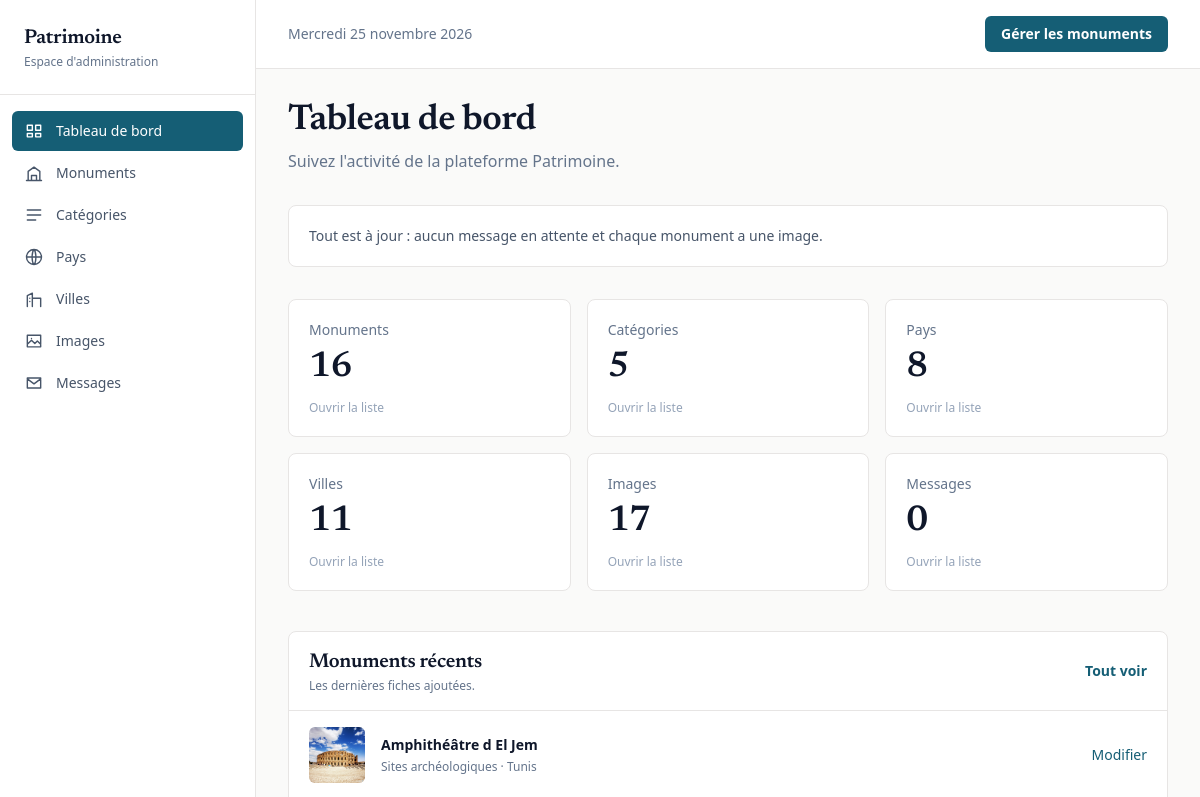
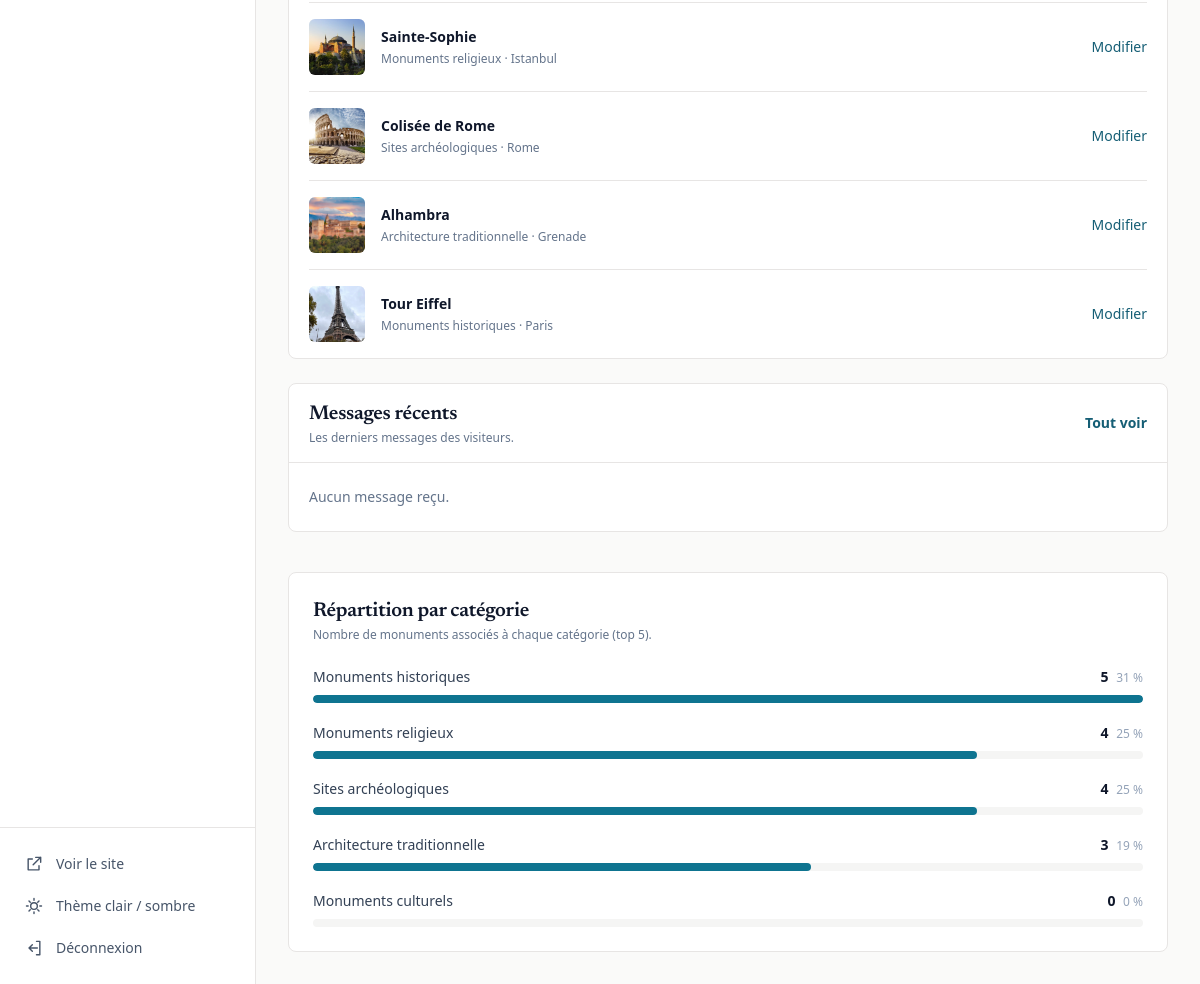
The page /admin/dashboard.php (signed in) on the database its author committed (2 pictures, top to bottom).
### tables this page shows
CREATE TABLE `monument` (
  `id` int(11) NOT NULL,
  `titre` varchar(150) NOT NULL,
  `description` text NOT NULL,
  `categorie_id` int(11) NOT NULL,
  `ville_id` int(11) NOT NULL
);

CREATE TABLE `categorie` (
  `id` int(11) NOT NULL,
  `nom` varchar(100) NOT NULL,
  `description` text DEFAULT NULL
);

CREATE TABLE `ville` (
  `id` int(11) NOT NULL,
  `nom` varchar(100) NOT NULL,
  `description` text DEFAULT NULL,
  `pays_id` int(11) NOT NULL
);

### admin/dashboard.php (the view, shortened to what the rows shown need)
<?php
if (!function_exists('h')) {
    function h($value) {
        return htmlspecialchars((string)$value, ENT_QUOTES, 'UTF-8');
    }
}
$monuments = mysqli_query(
    $conn,
    "SELECT
        m.id,
        m.titre,
        c.nom AS categorie,
        v.nom AS ville,
        (
            SELECT i.chemin
            FROM image i
            WHERE i.monument_id = m.id
            ORDER BY i.id DESC
            LIMIT 1
        ) AS image_principale
     FROM monument m
     LEFT JOIN categorie c ON c.id = m.categorie_id
     LEFT JOIN ville v ON v.id = m.ville_id
     ORDER BY m.id DESC
     LIMIT 5"
);
?>
<!DOCTYPE html>
<html lang="fr">
<head>
<script src="https://cdn.tailwindcss.com"></script>
</head>
<body class="bg-stone-50 dark:bg-slate-950">
<div class="admin flex min-h-screen">
    <main class="flex-1 min-w-0 pl-16 lg:pl-64">
        <div class="max-w-6xl mx-auto px-4 sm:px-8 py-8">
            <header class="mb-8">
                <h1 class="titre-serif text-3xl sm:text-4xl text-slate-900 dark:text-white">
                    Tableau de bord
                </h1>
            </header>
            <section class="grid grid-cols-1 xl:grid-cols-2 gap-6 mb-10">
                <div class="rounded-lg bg-white dark:bg-slate-900
                            border border-stone-200 dark:border-slate-800">
                    <div class="flex items-center justify-between gap-4 px-5 py-4
                                border-b border-stone-200 dark:border-slate-800">
                        <div>
                            <h2 class="titre-serif text-xl text-slate-900 dark:text-white">Monuments récents</h2>
                        </div>
                    </div>
                    <div class="px-5">
                        <?php if ($monuments && mysqli_num_rows($monuments) > 0): ?>
                            <ul class="divide-y divide-stone-200 dark:divide-slate-800">
                                <?php while ($monument = mysqli_fetch_assoc($monuments)): ?>
                                    <li class="flex items-center gap-4 py-4">
                                        <div class="w-14 h-14 shrink-0 rounded-md overflow-hidden
                                                    bg-stone-100 dark:bg-slate-800">
                                            <?php if (!empty($monument['image_principale'])): ?>
                                                <img src="../<?= h($monument['image_principale']) ?>"
                                                     alt="<?= h($monument['titre']) ?>"
                                                     class="w-full h-full object-cover" loading="lazy">
                                            <?php endif; ?>
                                        </div>
                                        <div class="min-w-0 flex-1">
                                            <p class="text-sm font-semibold truncate text-slate-900 dark:text-white">
                                                <?= h($monument['titre']) ?>
                                            </p>
                                            <p class="text-xs text-slate-500 dark:text-slate-400 mt-1 truncate">
                                                <?= h($monument['categorie'] ?? 'Sans catégorie') ?>
                                                ·
                                                <?= h($monument['ville'] ?? 'Ville inconnue') ?>
                                            </p>
                                        </div>
                                        <a href="monuments.php?modifier=<?= (int)$monument['id'] ?>"
                                           class="text-sm font-medium text-cyan-800 dark:text-cyan-400 hover:underline">
                                            Modifier
                                        </a>
                                    </li>
                                <?php endwhile; ?>
                            </ul>
                        <?php else: ?>
                            <p class="py-6 text-sm text-slate-500 dark:text-slate-400">
                                Aucun monument enregistré.
                            </p>
                        <?php endif; ?>
                    </div>
                </div>
                <div class="rounded-lg bg-white dark:bg-slate-900
                            border border-stone-200 dark:border-slate-800">
                    <div class="flex items-center justify-between gap-4 px-5 py-4
                                border-b border-stone-200 dark:border-slate-800">
                        <div>
                            <h2 class="titre-serif text-xl text-slate-900 dark:text-white">Messages récents</h2>
                        </div>
                    </div>
                </div>
            </section>
            <section class="rounded-lg bg-white dark:bg-slate-900
                            border border-stone-200 dark:border-slate-800 p-5 sm:p-6">
                <div class="mb-6">
                    <h2 class="titre-serif text-xl text-slate-900 dark:text-white">
                        Répartition par catégorie
                    </h2>
                </div>
            </section>
        </div>
    </main>
</div>
</body>
</html>

### rows shown on the page
monument: shows a picture, titre "Amphithéâtre d El Jem", categorie.nom "Sites archéologiques", ville.nom "Tunis"
monument: shows a picture, titre "Sainte-Sophie", categorie.nom "Monuments religieux", ville.nom "Istanbul"
monument: shows a picture, titre "Colisée de Rome", categorie.nom "Sites archéologiques", ville.nom "Rome"
monument: shows a picture, titre "Alhambra", categorie.nom "Architecture traditionnelle", ville.nom "Grenade"
monument: shows a picture, titre "Tour Eiffel", categorie.nom "Monuments historiques", ville.nom "Paris"

### other values the page prints
$libelle "Tableau de bord"
$libelle "Monuments"
$libelle "Catégories"
$libelle "Pays"
$libelle "Villes"
$libelle "Images"
$libelle "Messages"
$stat['label'] "Monuments"
$stat['total'] "16"
$stat['label'] "Catégories"
$stat['total'] "5"
$stat['label'] "Pays"
$stat['total'] "8"
$stat['label'] "Villes"
$stat['total'] "11"
